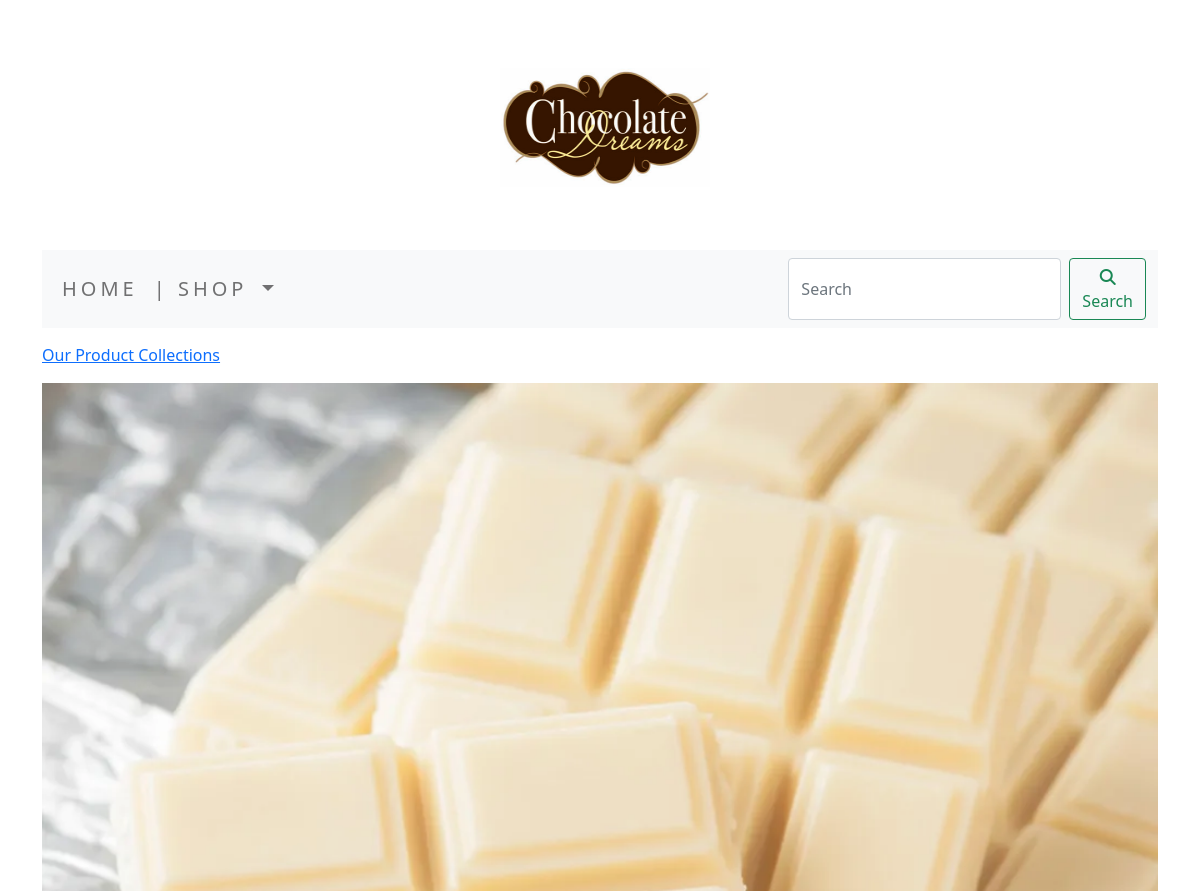
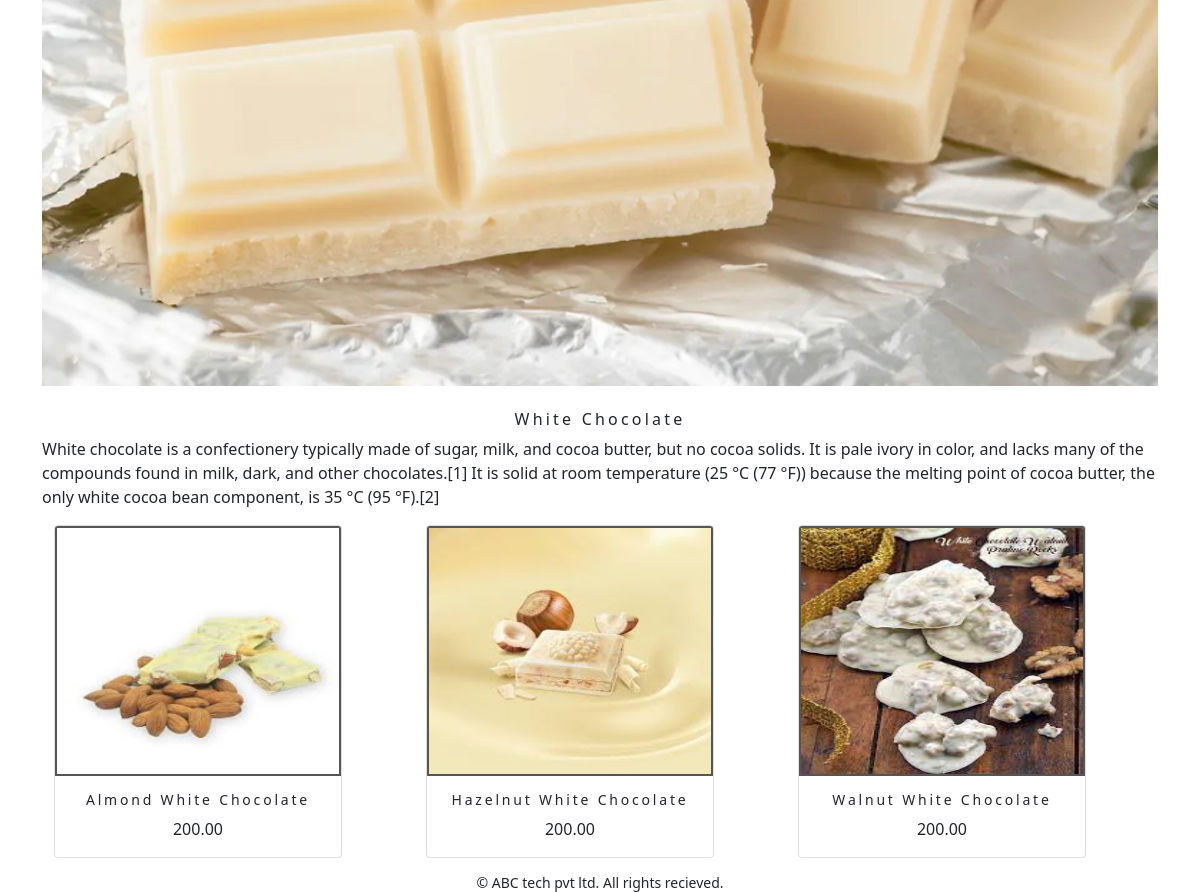
Screenshot of /ecommerce/white-chocolate/ with the database file from the repository (2 pictures, top to bottom).
### ecommerceapp/models.py (models this page shows, shortened)
class Category(models.Model):
    name = models.CharField(max_length=250,unique=True)
    slug = models.SlugField(max_length=250,unique=True)
    desc = models.TextField(blank=True)
    img = models.ImageField(upload_to='category',blank=True)
    class Meta:
        ordering = ('name',)
        verbose_name = 'category'
        verbose_name_plural = 'categories'
    def get_url(self):
        return reverse('shop:products_by_category', args=[self.slug])

class Product(models.Model):
    name = models.CharField(max_length=250,unique=True)
    slug = models.SlugField(max_length=250,unique=True)
    desc = models.TextField(blank=True)
    price = models.DecimalField(max_digits=10,decimal_places=2)
    category = models.ForeignKey(Category,on_delete=models.CASCADE)
    img = models.ImageField(upload_to='product',blank=True)
    stock = models.IntegerField()
    available = models.BooleanField(default=True)
    created = models.DateTimeField(auto_now_add=True)
    updated = models.DateTimeField(auto_now=True)
    def get_url(self):
        return reverse('shop:proCatdetail',args=[self.category.slug, self.slug])
    class Meta:
        ordering = ('name',)
        verbose_name = 'product'
        verbose_name_plural = 'products'

### ecommerceapp/views.py (the view)
# urls.py: path('',views.allProdCat,name='allProdCat'),
def allProdCat(request,c_slug=None):
    c_page=None
    products_list=None
    if c_slug!=None:
        c_page=get_object_or_404(Category,slug=c_slug)
        products_list=Product.objects.all().filter(category=c_page,available=True)
    else:
        products_list=Product.objects.all().filter(available=True)
    paginator=Paginator(products_list,6)
    try:
        page=int(request.GET.get('page','1'))
    except:
        page=1
    try:
        products=paginator.page(page)
    except (EmptyPage,InvalidPage):
        products=paginator.page(Paginator.num_pages)
    return render(request,'category.html',{'category':c_page,'products':products})

### cart/context_processors.py (called while the page is built)
def counter(request):
    item_count=0
    if 'admin' in request.path:
        return {}
    else:
        try:
            cart=Cart.objects.filter(cart_id=_cart_id(request))
            cart_items=CartItem.objects.all().filter(cart=cart[:1])
            for cart_item in cart_items:
                item_count += cart_item.quantity
        except Cart.DoesNotExist:
            item_count=0
    return dict(item_count=item_count)

### cart/views.py (called while the page is built)
def _cart_id(request):
    cart=request.session.session_key
    if not cart:
        cart=request.session.create()
    return cart

### ecommerceapp/context_processors.py (called while the page is built)
def menu_links(request):
    links = Category.objects.all()
    return dict(links=links)

### templates/category.html (shortened to what this page needs)
{% extends 'base.html' %}
{% load static %}
{% block content %}
  {% if category %}
      <div>
        <div class="row  my_row_class">
            <div class="mx-auto">
                <p><a href = "{% url 'shop:allProdCat' %}"> Our Product Collections</a> </p>
            </div>
          </div>
      </div>
  {% endif %}
<div class="mx_auto">
  {% if category %}
  <img class="my_image" src="{{category.img.url}}" alt="{{category.name}}">
</div>
  <br>
<div>
  <h1 class="text-center my_title" >{{category.name}}</h1>
  <p class="text-justify">  {{category.desc}}</p>
</div>
    {% endif %}
<div>
  <div class="container">
      <div class="row mx_auto">
      {% for product in products.object_list %}
      <div class="my_bottom_margin col-9 col-sm-12 col-md-4 xol-lg-4">
          <div class="card text-center" style="width: 18rem;">
          <a href="{{product.get_url}}"> <img class="card-img-top" src="{{product.img.url}}" alt="{{product.name}}" width=250px height=250px style="border: 2px solid #555;"> </a>
        <div class="card-body">
          <h4 class="card-title">{{product.name}}</h4>
          <p class="card-text">{{product.price}}</p>
        </div>
        </div>
      </div>
      {% endfor %}
    </div>
      <br>
  </div>
</div>
{% endblock %}

### static/css/custom.css (style rules this page uses)
body { font-family: 'Fuggles', cursive; }
.my_row_class { padding-top : 15px; }
.my_image { width:100%; height:auto; }
.my_title { font-size: 16px; text_transform:uppercase; letter-spacing:.2em; }
.my_bottom_margin { margin-bottom:10px; }
.card-body h4 { font-size: 14px; text_transform:uppercase; letter-spacing:.2em; }

### rows the page displays
Category: img (picture), name "White Chocolate", desc "White chocolate is a confectionery typically made of sugar, milk, and cocoa butter, but no cocoa solids. It is pale ivory in color, and lacks many of the compounds found in milk, dark, and other chocolates.[1] It is solid at room temperature (25 °C (77 °F)) because the melting point of cocoa butter, the only white cocoa bean component, is 35 °C (95 °F).[2]"
Product: img (picture), name "Almond White Chocolate", price "200.00"
Product: img (picture), name "Hazelnut White Chocolate", price "200.00"
Product: img (picture), name "Walnut White Chocolate", price "200.00"
